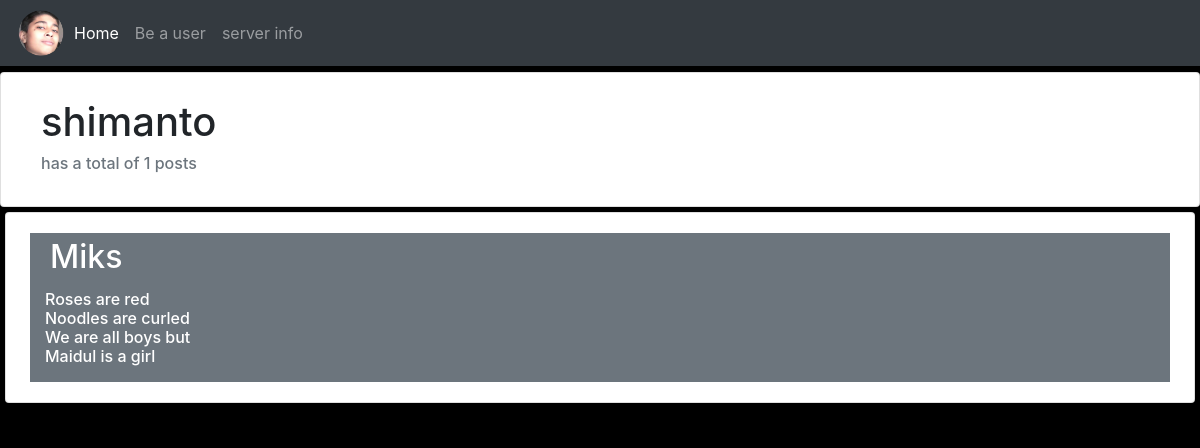
Page /writter_profile/1 on the committed database.
### home/models.py (models this page shows, shortened)
class Writter(models.Model):
    name = models.CharField(max_length=200)
    date_joined = models.DateTimeField(auto_now_add = True)

class Post(models.Model):
    poster = models.ForeignKey(Writter, null=True, on_delete = models.SET_NULL)
    title = models.CharField(max_length=100,default = "My post")
    body = models.TextField()

### home/views.py (the view)
# urls.py: path('writter_profile/<str:pk>',views.writter_profile,name='writter_profile'),
def writter_profile(request,pk):
    writter = Writter.objects.get(id=pk)
    posts = writter.post_set.all()
    total_posts_by_user = posts.count()
    context = {'writter':writter,'posts':posts,'total_posts_by_user':total_posts_by_user}
    return render(request,'home/writter_profile.html',context)

### home/templates/home/writter_profile.html
{% extends 'home/main.html' %}
{% block content %}
<div class="card card-body">
    <div class="container" style="margin: 5px;">
        <h1>{{writter.name}}</h1>
        <h6 class="text-muted">has a total of {{total_posts_by_user}} posts</h6>
    </div>
</div>
{% for post in posts %}
            <div class="card card-body" style="margin: 5px;">
                <div class="container bg-secondary">
                    <h2 class="text-white" style="padding: 5px;">{{post.title}}</h2>
                    <h6 class="text-white">{{post.body | linebreaks}}</h6>
                </div>
            </div>
        {% endfor %}
{% endblock %}

### home/templates/home/main.html (style rules this page uses)
body { background: black !important; }

### rows in the picture
Writter: name "shimanto"
Post: title "Miks", body "Roses are red Noodles are curled We are all boys but Maidul is a girl"

### other values in the picture
{{ total_posts_by_user }} "1"
